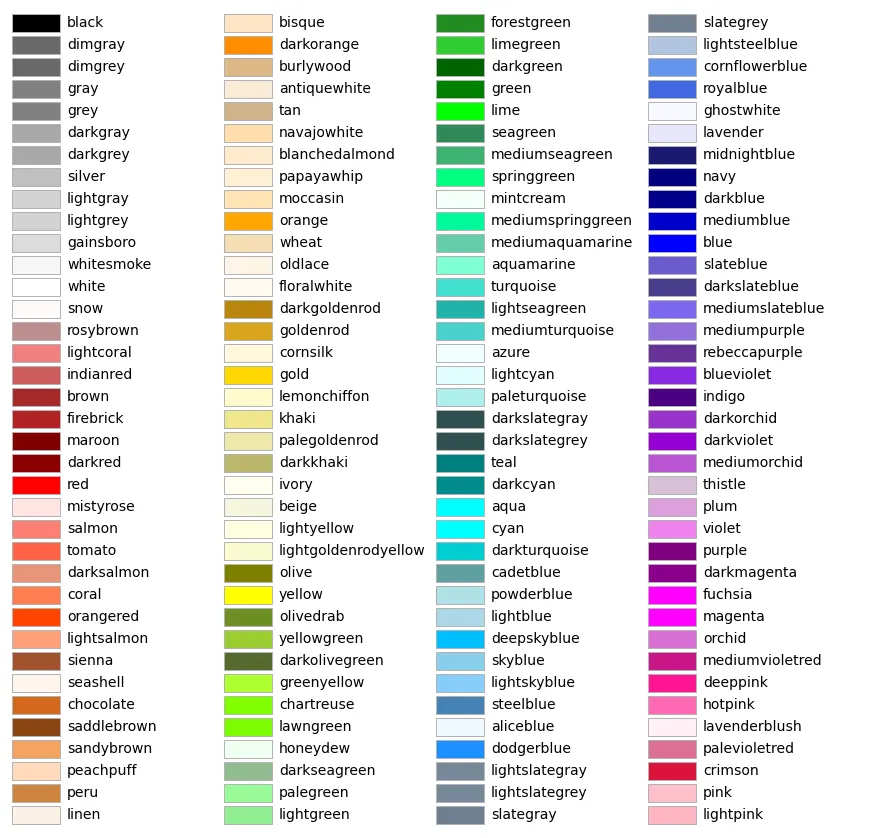
#> input picture levelup/data/stock/colortable.webp, 872 x 838 px
$ python -i fsc_image_style.py   (imports and definitions only)
#> lines starting #> are read from the running program, lines starting #| are printed output that depends on the picture
#> further down, picture is the input picture: PIL image 872x838 RGB; mean R, G, B 226.6, 225.6, 224.9
from __future__ import annotations

from pathlib import Path

from PIL import Image, ImageOps


ROOT = Path(__file__).resolve().parents[1]
FSC_IMAGES = ROOT / "FireStationCommand" / "Images"
CANVAS_SIZE = (1024, 1024)
PALETTE_COLORS = 192


def background_for(image: Image.Image) -> tuple[int, int, int]:
    pixel = image.convert("RGB").getpixel((0, 0))
    return tuple(int(value) for value in pixel)


def normalize_canvas(image: Image.Image) -> Image.Image:
    rgb_image = image.convert("RGB")
    if rgb_image.size == CANVAS_SIZE:
        return rgb_image

    resized = ImageOps.contain(rgb_image, CANVAS_SIZE, Image.Resampling.LANCZOS)
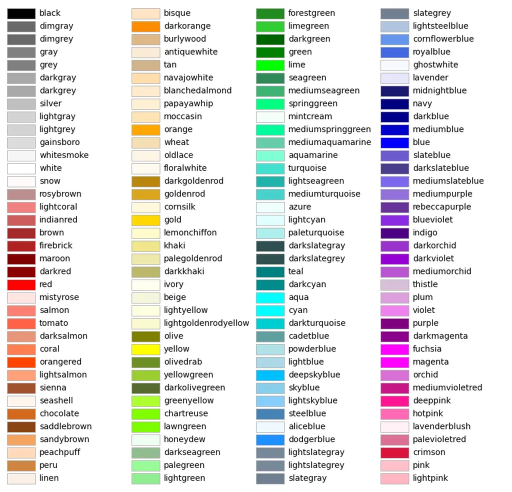
#> resized: PIL image 1024x984 RGB (shown at 1/2 size); mean R, G, B 225.9, 225, 224.2
    canvas = Image.new("RGB", CANVAS_SIZE, background_for(rgb_image))
#> in background_for, `pixel = image.convert("RGB").getpixel((0, 0))`: pixel = (255, 255, 255)
#> canvas: PIL image 1024x1024 RGB; every value is 255
    x = (CANVAS_SIZE[0] - resized.width) // 2
#> x = 0
    y = (CANVAS_SIZE[1] - resized.height) // 2
#> y = 20
    canvas.paste(resized, (x, y))
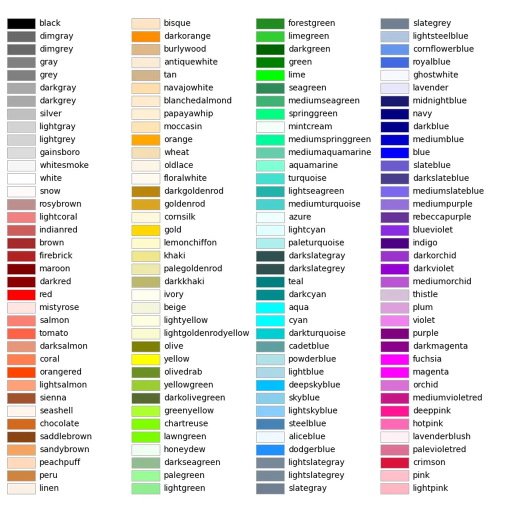
#> canvas: PIL image 1024x1024 RGB (shown at 1/2 size); mean R, G, B 227, 226.2, 225.4
    return canvas


def apply_game_asset_style(image: Image.Image) -> Image.Image:
    canvas = normalize_canvas(image)
    palette = canvas.quantize(colors=PALETTE_COLORS, method=Image.Quantize.MEDIANCUT, dither=Image.Dither.NONE)
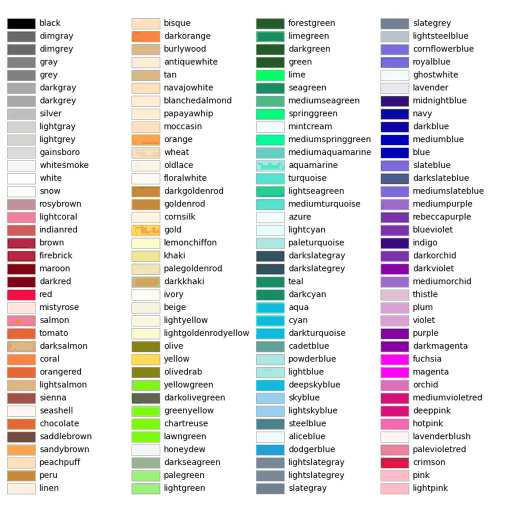
#> palette: PIL image 1024x1024 P (shown at 1/2 size); mean R, G, B 227.1, 226, 225.9
    return palette.convert("RGB")


def prepare_fsc_image(image: Image.Image) -> Image.Image:
    return apply_game_asset_style(image)

>>> from PIL import Image
>>> picture = Image.open('../levelup/data/stock/colortable.webp')
>>> result = apply_game_asset_style(picture)
